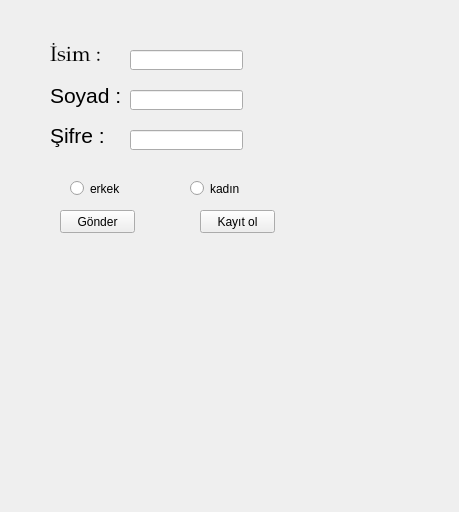
<?xml version="1.0" encoding="UTF-8"?>
<ui version="4.0">
 <class>Form</class>
 <widget class="QWidget" name="Form">
  <property name="geometry">
   <rect>
    <x>0</x>
    <y>0</y>
    <width>459</width>
    <height>512</height>
   </rect>
  </property>
  <property name="windowTitle">
   <string>olgucan</string>
  </property>
  <widget class="QLabel" name="isim">
   <property name="geometry">
    <rect>
     <x>50</x>
     <y>40</y>
     <width>61</width>
     <height>31</height>
    </rect>
   </property>
   <property name="font">
    <font>
     <family>Palatino Linotype</family>
     <pointsize>16</pointsize>
     <weight>50</weight>
     <bold>false</bold>
    </font>
   </property>
   <property name="text">
    <string>İsim :</string>
   </property>
  </widget>
  <widget class="QLineEdit" name="lineEdit_isim">
   <property name="geometry">
    <rect>
     <x>130</x>
     <y>50</y>
     <width>113</width>
     <height>20</height>
    </rect>
   </property>
  </widget>
  <widget class="QLineEdit" name="lineEdit_sifre">
   <property name="geometry">
    <rect>
     <x>130</x>
     <y>130</y>
     <width>113</width>
     <height>20</height>
    </rect>
   </property>
   <property name="text">
    <string/>
   </property>
   <property name="echoMode">
    <enum>QLineEdit::Password</enum>
   </property>
  </widget>
  <widget class="QLabel" name="sifre">
   <property name="geometry">
    <rect>
     <x>50</x>
     <y>120</y>
     <width>61</width>
     <height>31</height>
    </rect>
   </property>
   <property name="font">
    <font>
     <family>Nirmala UI</family>
     <pointsize>16</pointsize>
     <weight>50</weight>
     <bold>false</bold>
    </font>
   </property>
   <property name="text">
    <string>Şifre :</string>
   </property>
  </widget>
  <widget class="QPushButton" name="kayitol">
   <property name="geometry">
    <rect>
     <x>200</x>
     <y>210</y>
     <width>75</width>
     <height>23</height>
    </rect>
   </property>
   <property name="text">
    <string>Kayıt ol</string>
   </property>
  </widget>
  <widget class="QPushButton" name="gonder">
   <property name="geometry">
    <rect>
     <x>60</x>
     <y>210</y>
     <width>75</width>
     <height>23</height>
    </rect>
   </property>
   <property name="text">
    <string>Gönder</string>
   </property>
  </widget>
  <widget class="QLineEdit" name="lineEdit_soyad">
   <property name="geometry">
    <rect>
     <x>130</x>
     <y>90</y>
     <width>113</width>
     <height>20</height>
    </rect>
   </property>
   <property name="text">
    <string/>
   </property>
  </widget>
  <widget class="QLabel" name="soyad">
   <property name="geometry">
    <rect>
     <x>50</x>
     <y>80</y>
     <width>71</width>
     <height>31</height>
    </rect>
   </property>
   <property name="font">
    <font>
     <family>Nirmala UI</family>
     <pointsize>16</pointsize>
     <weight>50</weight>
     <bold>false</bold>
    </font>
   </property>
   <property name="text">
    <string>Soyad :</string>
   </property>
  </widget>
  <widget class="QRadioButton" name="erkek">
   <property name="geometry">
    <rect>
     <x>70</x>
     <y>180</y>
     <width>82</width>
     <height>17</height>
    </rect>
   </property>
   <property name="text">
    <string>erkek</string>
   </property>
  </widget>
  <widget class="QRadioButton" name="kadin">
   <property name="geometry">
    <rect>
     <x>190</x>
     <y>180</y>
     <width>82</width>
     <height>17</height>
    </rect>
   </property>
   <property name="text">
    <string>kadın</string>
   </property>
  </widget>
 </widget>
 <resources/>
 <connections/>
</ui>
